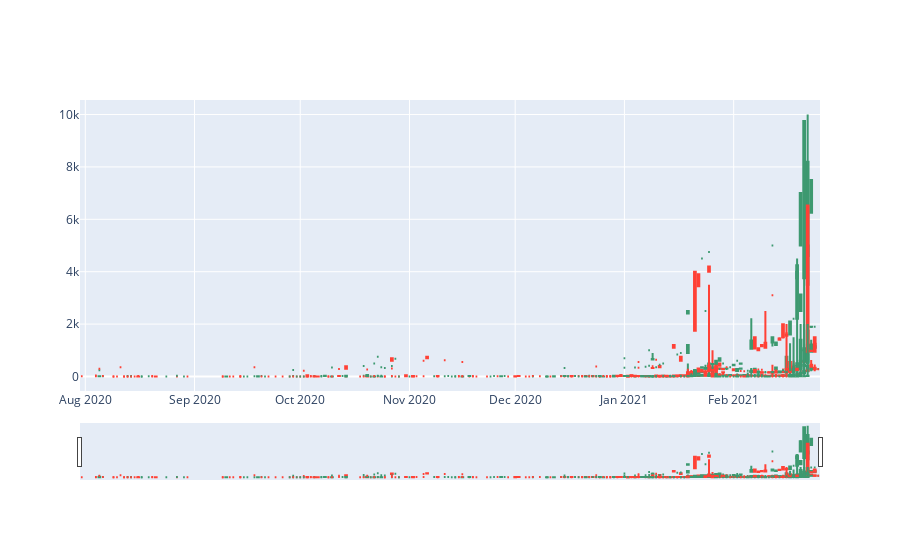

Notebook code cell kept with this figure:
### Code cell
fig.show()

### Figure 1 — Plotly figure (JSON) as saved in the notebook; plotly's stock layout.template omitted (floating-point values rounded to 4 significant figures; data arrays with more than 128 entries replaced by an {"elided": "..."} marker saying what was removed)
{"data": [{"close": {"elided": "570 int values"}, "high": {"elided": "570 int values"}, "low": {"elided": "570 int values"}, "open": {"elided": "570 int values"}, "type": "candlestick", "x": {"elided": "570 str values"}}], "layout": {}}
